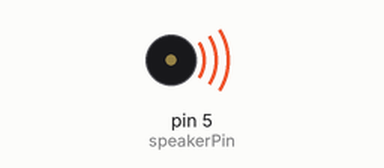
Recording of a sketch running on a simulated Arduino Uno, built with avr-gcc and run on an emulated ATmega328P. Parts: buzzer (waves = sounding).

Above: at 0.1 s.
At 2.2 s:
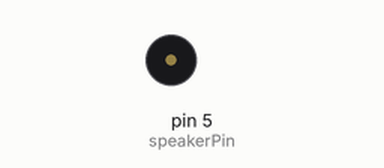
Timing chart, 0 to 3.7 s (numbered marks = the images above):
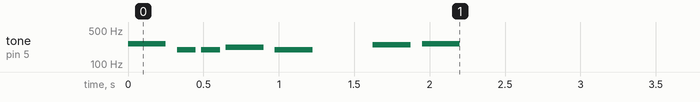

The sketch:

app.ino
```cpp
#include <pitches.h>

int speakerPin = 5;

int melody[] ={
    NOTE_C4, NOTE_G3, NOTE_G3, NOTE_A3, NOTE_G3, 0, NOTE_B3, NOTE_C4
};

int noteDurati[] = {4,8,8,4,4,4,4,4};

void setup(){
    for(int thisNote = 0; thisNote<8; thisNote++){
        int noteDuration = 1000/noteDurati[thisNote];
        tone(speakerPin,melody[thisNote], noteDuration);
        //음을 구별하기 위해 그 사이에 최소한의 간격을 둔다
        int pauseBetweenNotes = noteDuration *1.30;
        delay(pauseBetweenNotes);
        noTone(speakerPin);
    }
}
void loop(){

}
```
